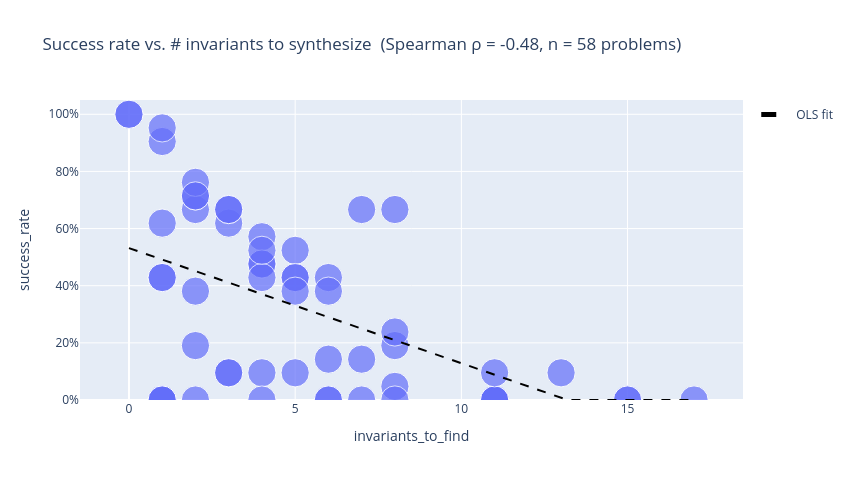
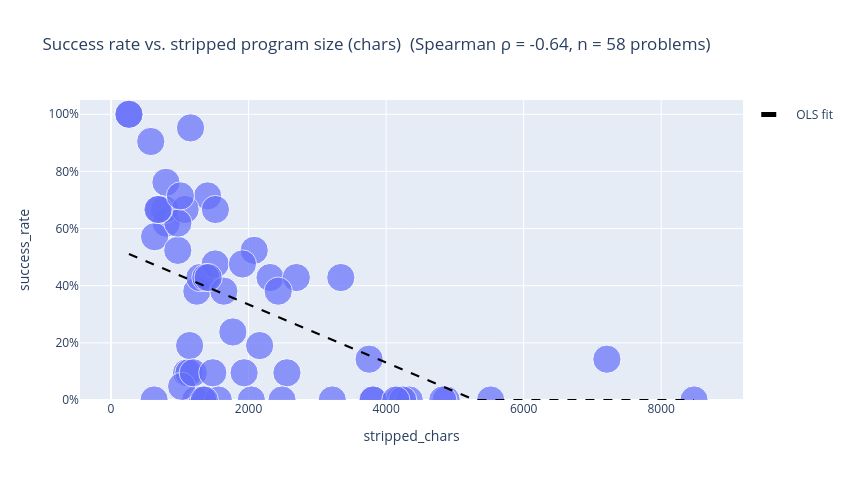

Notebook source saved alongside these figures, in order:
### Code cell
def difficulty_scatter(df: pd.DataFrame, x: str, title: str) -> go.Figure:
    agg = (
        df.dropna(subset=[x])
        .groupby("problem", as_index=False)
        .agg(success_rate=("success_rate", "mean"), n_runs=("n_runs", "sum"), **{x: (x, "first")})
    )
    if len(agg) >= 2:
        rho = float(agg[x].rank().corr(agg["success_rate"].rank()))
        title = f"{title}  (Spearman ρ = {rho:+.2f}, n = {len(agg)} problems)"
    fig = px.scatter(
        agg,
        x=x,
        y="success_rate",
        size="n_runs",
        hover_data=["problem", "n_runs"],
        title=title,
    )
    if len(agg) >= 2 and agg[x].nunique() >= 2:
        coef = np.polyfit(agg[x], agg["success_rate"], 1)
        xs = np.linspace(agg[x].min(), agg[x].max(), 50)
        ys = np.clip(np.polyval(coef, xs), 0.0, 1.0)
        fig.add_trace(
            go.Scatter(x=xs, y=ys, mode="lines", name="OLS fit", line=dict(dash="dash", color="black"))
        )
    fig.update_layout(yaxis_tickformat=",.0%", yaxis_range=[0, 1.05], width=850, height=480)
    return fig


fig = difficulty_scatter(difficulty_df, "invariants_to_find", "Success rate vs. # invariants to synthesize")
fig.write_image(PLOTS_DIR / "05_difficulty_vs_invariants.png", scale=2)
fig.show()

fig = difficulty_scatter(difficulty_df, "stripped_chars", "Success rate vs. stripped program size (chars)")
fig.write_image(PLOTS_DIR / "06_difficulty_vs_program_size.png", scale=2)
fig.show()

### Figure 1 — Plotly figure (JSON) as saved in the notebook; plotly's stock layout.template omitted (floating-point values rounded to 4 significant figures)
{"data": [{"customdata": [["distai_blockchain", 21], ["distai_ricart_agrawala", 21], ["ex_decentralized_lock", 21], ["ex_decentralized_lock_abstract", 21], ["ex_distributed_lock_abstract", 21], ["ex_distributed_lock_maxheld", 21], ["ex_lockserv_automaton", 21], ["ex_majorityset_leader_election", 21], ["ex_naive_consensus", 21], ["ex_quorum_leader_election", 21], ["ex_ring", 21], ["ex_ring_id_not_dead_limited", 21], ["ex_ring_not_dead", 21], ["ex_simple_decentralized_lock", 21], ["ex_simple_election", 21], ["ex_toy_consensus", 21], ["i4_chord_ring_maintenance", 21], ["i4_database_chain_replication", 21], ["i4_distributed_lock", 21], ["i4_leader_election_in_ring", 21], ["i4_learning_switch", 21], ["i4_lock_server", 21], ["i4_two_phase_commit", 21], ["multisig_multisig_all", 21], ["multisig_multisig_all_simple", 21], ["multisig_multisig_majority", 21], ["multisig_multisig_majority_simple", 21], ["mypyv_client_server_ae", 21], ["mypyv_client_server_db_ae", 21], ["mypyv_consensus_epr", 21], ["mypyv_consensus_forall", 21], ["mypyv_consensus_wo_decide", 21], ["mypyv_firewall", 21], ["mypyv_hybrid_reliable_broadcast", 21], ["mypyv_learning_switch", 21], ["mypyv_lockserv", 21], ["mypyv_ring_id", 21], ["mypyv_ring_id_not_dead", 21], ["mypyv_sharded_kv", 21], ["mypyv_sharded_kv_no_lost_keys", 21], ["mypyv_ticket", 21], ["mypyv_toy_consensus_epr", 21], ["mypyv_toy_consensus_forall", 21], ["paxos_consensus", 21], ["paxos_flexiblepaxos", 21], ["paxos_multipaxos", 21], ["paxos_oopsla17_flexible_paxos", 21], ["paxos_oopsla17_multi_paxos", 21], ["paxos_oopsla17_paxos", 21], ["paxos_paxos", 21], ["paxos_paxosimplicit", 21], ["paxos_paxossimple", 21], ["paxos_voting", 21], ["tla_consensus", 21], ["tla_simple", 21], ["tla_simpleregular", 21], ["tla_tcommit", 21], ["tla_twophase", 21]], "hovertemplate": "invariants_to_find=%{x}<br>success_rate=%{y}<br>n_runs=%{customdata[1]}<br>problem=%{customdata[0]}<extra></extra>", "legendgroup": "", "marker": {"color": "#636efa", "size": [21, 21, 21, 21, 21, 21, 21, 21, 21, 21, 21, 21, 21, 21, 21, 21, 21, 21, 21, 21, 21, 21, 21, 21, 21, 21, 21, 21, 21, 21, 21, 21, 21, 21, 21, 21, 21, 21, 21, 21, 21, 21, 21, 21, 21, 21, 21, 21, 21, 21, 21, 21, 21, 21, 21, 21, 21, 21], "sizemode": "area", "sizeref": 0.0525, "symbol": "circle"}, "mode": "markers", "name": "", "orientation": "v", "showlegend": false, "type": "scatter", "x": [1, 2, 3, 5, 11, 4, 1, 4, 3, 2, 2, 1, 1, 4, 2, 2, 17, 7, 6, 6, 4, 1, 8, 5, 5, 5, 5, 1, 4, 6, 6, 4, 1, 7, 8, 8, 3, 1, 4, 1, 13, 3, 3, 0, 11, 11, 15, 11, 15, 11, 8, 6, 2, 0, 7, 8, 2, 11], "xaxis": "x", "y": [0.4286, 0.381, 0.09524, 0.09524, 0.0, 0.09524, 0.4286, 0.4762, 0.619, 0.6667, 0.1905, 0.0, 0.0, 0.5714, 0.7143, 0.7619, 0.0, 0.0, 0.0, 0.1429, 0.0, 0.9048, 0.1905, 0.4286, 0.5238, 0.4286, 0.381, 0.9524, 0.4762, 0.4286, 0.381, 0.4286, 0.0, 0.1429, 0.04762, 0.6667, 0.09524, 0.0, 0.5238, 0.619, 0.09524, 0.6667, 0.6667, 1.0, 0.0, 0.0, 0.0, 0.0, 0.0, 0.0, 0.0, 0.0, 0.0, 1.0, 0.6667, 0.2381, 0.7143, 0.09524], "yaxis": "y"}, {"line": {"color": "black", "dash": "dash"}, "mode": "lines", "name": "OLS fit", "type": "scatter", "x": [0.0, 0.3469, 0.6939, 1.041, 1.388, 1.735, 2.082, 2.429, 2.776, 3.122, 3.469, 3.816, 4.163, 4.51, 4.857, 5.204, 5.551, 5.898, 6.245, 6.592, 6.939, 7.286, 7.633, 7.98, 8.327, 8.673, 9.02, 9.367, 9.714, 10.06, 10.41, 10.76, 11.1, 11.45, 11.8, 12.14, 12.49, 12.84, 13.18, 13.53, 13.88, 14.22, 14.57, 14.92, 15.27, 15.61, 15.96, 16.31, 16.65, 17.0], "y": [0.5317, 0.5177, 0.5038, 0.4898, 0.4758, 0.4618, 0.4478, 0.4339, 0.4199, 0.4059, 0.3919, 0.3779, 0.364, 0.35, 0.336, 0.322, 0.308, 0.2941, 0.2801, 0.2661, 0.2521, 0.2381, 0.2242, 0.2102, 0.1962, 0.1822, 0.1682, 0.1543, 0.1403, 0.1263, 0.1123, 0.09833, 0.08435, 0.07037, 0.05639, 0.04241, 0.02843, 0.01445, 0.0004699, 0.0, 0.0, 0.0, 0.0, 0.0, 0.0, 0.0, 0.0, 0.0, 0.0, 0.0]}], "layout": {"height": 480, "legend": {"itemsizing": "constant", "tracegroupgap": 0}, "title": {"text": "Success rate vs. # invariants to synthesize  (Spearman ρ = -0.48, n = 58 problems)"}, "width": 850, "xaxis": {"anchor": "y", "domain": [0, 1], "title": {"text": "invariants_to_find"}}, "yaxis": {"anchor": "x", "domain": [0, 1], "range": [0, 1.05], "tickformat": ",.0%", "title": {"text": "success_rate"}}}}

### Figure 2 — Plotly figure (JSON) as saved in the notebook; plotly's stock layout.template omitted (floating-point values rounded to 4 significant figures)
{"data": [{"customdata": [["distai_blockchain", 21], ["distai_ricart_agrawala", 21], ["ex_decentralized_lock", 21], ["ex_decentralized_lock_abstract", 21], ["ex_distributed_lock_abstract", 21], ["ex_distributed_lock_maxheld", 21], ["ex_lockserv_automaton", 21], ["ex_majorityset_leader_election", 21], ["ex_naive_consensus", 21], ["ex_quorum_leader_election", 21], ["ex_ring", 21], ["ex_ring_id_not_dead_limited", 21], ["ex_ring_not_dead", 21], ["ex_simple_decentralized_lock", 21], ["ex_simple_election", 21], ["ex_toy_consensus", 21], ["i4_chord_ring_maintenance", 21], ["i4_database_chain_replication", 21], ["i4_distributed_lock", 21], ["i4_leader_election_in_ring", 21], ["i4_learning_switch", 21], ["i4_lock_server", 21], ["i4_two_phase_commit", 21], ["multisig_multisig_all", 21], ["multisig_multisig_all_simple", 21], ["multisig_multisig_majority", 21], ["multisig_multisig_majority_simple", 21], ["mypyv_client_server_ae", 21], ["mypyv_client_server_db_ae", 21], ["mypyv_consensus_epr", 21], ["mypyv_consensus_forall", 21], ["mypyv_consensus_wo_decide", 21], ["mypyv_firewall", 21], ["mypyv_hybrid_reliable_broadcast", 21], ["mypyv_learning_switch", 21], ["mypyv_lockserv", 21], ["mypyv_ring_id", 21], ["mypyv_ring_id_not_dead", 21], ["mypyv_sharded_kv", 21], ["mypyv_sharded_kv_no_lost_keys", 21], ["mypyv_ticket", 21], ["mypyv_toy_consensus_epr", 21], ["mypyv_toy_consensus_forall", 21], ["paxos_consensus", 21], ["paxos_flexiblepaxos", 21], ["paxos_multipaxos", 21], ["paxos_oopsla17_flexible_paxos", 21], ["paxos_oopsla17_multi_paxos", 21], ["paxos_oopsla17_paxos", 21], ["paxos_paxos", 21], ["paxos_paxosimplicit", 21], ["paxos_paxossimple", 21], ["paxos_voting", 21], ["tla_consensus", 21], ["tla_simple", 21], ["tla_simpleregular", 21], ["tla_tcommit", 21], ["tla_twophase", 21]], "hovertemplate": "stripped_chars=%{x}<br>success_rate=%{y}<br>n_runs=%{customdata[1]}<br>problem=%{customdata[0]}<extra></extra>", "legendgroup": "", "marker": {"color": "#636efa", "size": [21, 21, 21, 21, 21, 21, 21, 21, 21, 21, 21, 21, 21, 21, 21, 21, 21, 21, 21, 21, 21, 21, 21, 21, 21, 21, 21, 21, 21, 21, 21, 21, 21, 21, 21, 21, 21, 21, 21, 21, 21, 21, 21, 21, 21, 21, 21, 21, 21, 21, 21, 21, 21, 21, 21, 21, 21, 21], "sizemode": "area", "sizeref": 0.0525, "symbol": "circle"}, "mode": "markers", "name": "", "orientation": "v", "showlegend": false, "type": "scatter", "x": [3341, 1248, 1099, 1134, 1232, 2558, 1292, 1514, 803, 778, 1143, 1560, 1332, 634, 1405, 799, 4873, 8477, 2487, 3753, 5520, 578, 2161, 2313, 2082, 2694, 2431, 1156, 1911, 1380, 1640, 1413, 627, 7210, 1027, 1077, 1196, 1356, 971, 972, 1480, 695, 683, 261, 3803, 4187, 4336, 4824, 4241, 3812, 4142, 3217, 2040, 261, 1518, 1771, 1009, 1935], "xaxis": "x", "y": [0.4286, 0.381, 0.09524, 0.09524, 0.0, 0.09524, 0.4286, 0.4762, 0.619, 0.6667, 0.1905, 0.0, 0.0, 0.5714, 0.7143, 0.7619, 0.0, 0.0, 0.0, 0.1429, 0.0, 0.9048, 0.1905, 0.4286, 0.5238, 0.4286, 0.381, 0.9524, 0.4762, 0.4286, 0.381, 0.4286, 0.0, 0.1429, 0.04762, 0.6667, 0.09524, 0.0, 0.5238, 0.619, 0.09524, 0.6667, 0.6667, 1.0, 0.0, 0.0, 0.0, 0.0, 0.0, 0.0, 0.0, 0.0, 0.0, 1.0, 0.6667, 0.2381, 0.7143, 0.09524], "yaxis": "y"}, {"line": {"color": "black", "dash": "dash"}, "mode": "lines", "name": "OLS fit", "type": "scatter", "x": [261.0, 428.7, 596.3, 764.0, 931.7, 1099.0, 1267.0, 1435.0, 1602.0, 1770.0, 1938.0, 2105.0, 2273.0, 2441.0, 2608.0, 2776.0, 2944.0, 3111.0, 3279.0, 3447.0, 3614.0, 3782.0, 3950.0, 4117.0, 4285.0, 4453.0, 4621.0, 4788.0, 4956.0, 5124.0, 5291.0, 5459.0, 5627.0, 5794.0, 5962.0, 6130.0, 6297.0, 6465.0, 6633.0, 6800.0, 6968.0, 7136.0, 7303.0, 7471.0, 7639.0, 7806.0, 7974.0, 8142.0, 8309.0, 8477.0], "y": [0.511, 0.4939, 0.4769, 0.4598, 0.4428, 0.4257, 0.4087, 0.3917, 0.3746, 0.3576, 0.3405, 0.3235, 0.3064, 0.2894, 0.2723, 0.2553, 0.2383, 0.2212, 0.2042, 0.1871, 0.1701, 0.153, 0.136, 0.119, 0.1019, 0.08487, 0.06782, 0.05078, 0.03373, 0.01669, 0.0, 0.0, 0.0, 0.0, 0.0, 0.0, 0.0, 0.0, 0.0, 0.0, 0.0, 0.0, 0.0, 0.0, 0.0, 0.0, 0.0, 0.0, 0.0, 0.0]}], "layout": {"height": 480, "legend": {"itemsizing": "constant", "tracegroupgap": 0}, "title": {"text": "Success rate vs. stripped program size (chars)  (Spearman ρ = -0.64, n = 58 problems)"}, "width": 850, "xaxis": {"anchor": "y", "domain": [0, 1], "title": {"text": "stripped_chars"}}, "yaxis": {"anchor": "x", "domain": [0, 1], "range": [0, 1.05], "tickformat": ",.0%", "title": {"text": "success_rate"}}}}
